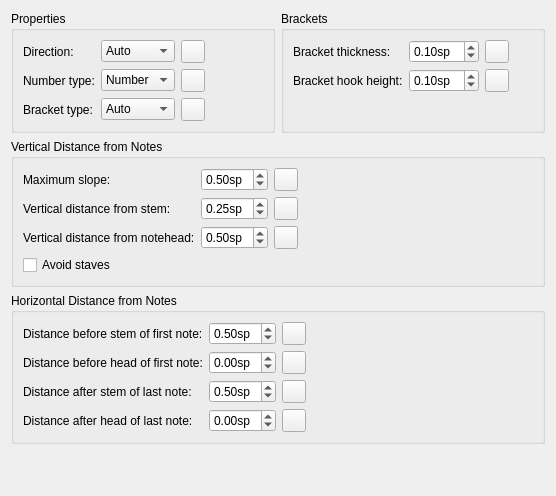
             <widget class="QWidget" name="scrollArea_tuplets_contents">
              <property name="geometry">
               <rect>
                <x>0</x>
                <y>0</y>
                <width>556</width>
                <height>496</height>
               </rect>
              </property>
              <layout class="QGridLayout" name="gridLayout_54">
               <item row="1" column="0" colspan="2">
                <widget class="QGroupBox" name="verticalDistance">
                 <property name="title">
                  <string>Vertical Distance from Notes</string>
                 </property>
                 <layout class="QGridLayout" name="gridLayout_20">
                  <item row="0" column="2">
                   <widget class="QToolButton" name="resetTupletMaxSlope">
                    <property name="sizePolicy">
                     <sizepolicy hsizetype="Fixed" vsizetype="Fixed">
                      <horstretch>0</horstretch>
                      <verstretch>0</verstretch>
                     </sizepolicy>
                    </property>
                    <property name="toolTip">
                     <string>Reset to default</string>
                    </property>
                    <property name="accessibleName">
                     <string>Reset 'Maximum slope' value</string>
                    </property>
                    <property name="text">
                     <string notr="true"/>
                    </property>
                   </widget>
                  </item>
                  <item row="0" column="0">
                   <widget class="QLabel" name="label_48">
                    <property name="text">
                     <string>Maximum slope:</string>
                    </property>
                    <property name="buddy">
                     <cstring>tupletMaxSlope</cstring>
                    </property>
                   </widget>
                  </item>
                  <item row="0" column="1">
                   <widget class="QDoubleSpinBox" name="tupletMaxSlope">
                    <property name="suffix">
                     <string extracomment="spatium unit">sp</string>
                    </property>
                    <property name="maximum">
                     <double>1.000000000000000</double>
                    </property>
                    <property name="singleStep">
                     <double>0.050000000000000</double>
                    </property>
                    <property name="value">
                     <double>0.500000000000000</double>
                    </property>
                   </widget>
                  </item>
                  <item row="1" column="0">
                   <widget class="QLabel" name="label_49">
                    <property name="text">
                     <string>Vertical distance from stem:</string>
                    </property>
                    <property name="buddy">
                     <cstring>tupletVStemDistance</cstring>
                    </property>
                   </widget>
                  </item>
                  <item row="1" column="2">
                   <widget class="QToolButton" name="resetTupletVStemDistance">
                    <property name="sizePolicy">
                     <sizepolicy hsizetype="Fixed" vsizetype="Fixed">
                      <horstretch>0</horstretch>
                      <verstretch>0</verstretch>
                     </sizepolicy>
                    </property>
                    <property name="toolTip">
                     <string>Reset to default</string>
                    </property>
                    <property name="accessibleName">
                     <string>Reset 'Vertical distance from stem' value</string>
                    </property>
                    <property name="text">
                     <string notr="true"/>
                    </property>
                   </widget>
                  </item>
                  <item row="2" column="1">
                   <widget class="QDoubleSpinBox" name="tupletVHeadDistance">
                    <property name="suffix">
                     <string>sp</string>
                    </property>
                    <property name="minimum">
                     <double>-5.000000000000000</double>
                    </property>
                    <property name="maximum">
                     <double>5.000000000000000</double>
                    </property>
                    <property name="singleStep">
                     <double>0.050000000000000</double>
                    </property>
                    <property name="value">
                     <double>0.500000000000000</double>
                    </property>
                   </widget>
                  </item>
                  <item row="2" column="2">
                   <widget class="QToolButton" name="resetTupletVHeadDistance">
                    <property name="sizePolicy">
                     <sizepolicy hsizetype="Fixed" vsizetype="Fixed">
                      <horstretch>0</horstretch>
                      <verstretch>0</verstretch>
                     </sizepolicy>
                    </property>
                    <property name="toolTip">
                     <string>Reset to default</string>
                    </property>
                    <property name="accessibleName">
                     <string>Reset 'Vertical distance from notehead' value</string>
                    </property>
                    <property name="text">
                     <string notr="true"/>
                    </property>
                   </widget>
                  </item>
                  <item row="2" column="0">
                   <widget class="QLabel" name="label_50">
                    <property name="text">
                     <string>Vertical distance from notehead:</string>
                    </property>
                    <property name="buddy">
                     <cstring>tupletVHeadDistance</cstring>
                    </property>
                   </widget>
                  </item>
                  <item row="1" column="1">
                   <widget class="QDoubleSpinBox" name="tupletVStemDistance">
                    <property name="suffix">
                     <string>sp</string>
                    </property>
                    <property name="minimum">
                     <double>-5.000000000000000</double>
                    </property>
                    <property name="maximum">
                     <double>5.000000000000000</double>
                    </property>
                    <property name="singleStep">
                     <double>0.050000000000000</double>
                    </property>
                    <property name="value">
                     <double>0.250000000000000</double>
                    </property>
                   </widget>
                  </item>
                  <item row="0" column="3">
                   <spacer name="horizontalSpacer_28">
                    <property name="orientation">
                     <enum>Qt::Horizontal</enum>
                    </property>
                    <property name="sizeHint" stdset="0">
                     <size>
                      <width>0</width>
                      <height>0</height>
                     </size>
                    </property>
                   </spacer>
                  </item>
                  <item row="3" column="0" colspan="3">
                   <widget class="QCheckBox" name="tupletOutOfStaff">
                    <property name="text">
                     <string>Avoid staves</string>
                    </property>
                   </widget>
                  </item>
                 </layout>
                </widget>
               </item>
               <item row="0" column="0">
                <widget class="QGroupBox" name="groupBox_tuplets_properties">
                 <property name="title">
                  <string>Properties</string>
                 </property>
                 <layout class="QGridLayout" name="gridLayout_19">
                  <item row="0" column="0">
                   <widget class="QLabel" name="label_114">
                    <property name="text">
                     <string>Direction:</string>
                    </property>
                    <property name="buddy">
                     <cstring>tupletDirection</cstring>
                    </property>
                   </widget>
                  </item>
                  <item row="1" column="2">
                   <widget class="QToolButton" name="resetTupletNumberType">
                    <property name="sizePolicy">
                     <sizepolicy hsizetype="Fixed" vsizetype="Fixed">
                      <horstretch>0</horstretch>
                      <verstretch>0</verstretch>
                     </sizepolicy>
                    </property>
                    <property name="toolTip">
                     <string>Reset to default</string>
                    </property>
                    <property name="accessibleName">
                     <string>Reset 'Number type' value</string>
                    </property>
                    <property name="text">
                     <string notr="true"/>
                    </property>
                   </widget>
                  </item>
                  <item row="0" column="2">
                   <widget class="QToolButton" name="resetTupletDirection">
                    <property name="sizePolicy">
                     <sizepolicy hsizetype="Fixed" vsizetype="Fixed">
                      <horstretch>0</horstretch>
                      <verstretch>0</verstretch>
                     </sizepolicy>
                    </property>
                    <property name="toolTip">
                     <string>Reset to default</string>
                    </property>
                    <property name="accessibleName">
                     <string>Reset 'Direction' value</string>
                    </property>
                    <property name="text">
                     <string notr="true"/>
                    </property>
                   </widget>
                  </item>
                  <item row="1" column="1">
                   <widget class="QComboBox" name="tupletNumberType">
                    <item>
                     <property name="text">
                      <string>Number</string>
                     </property>
                    </item>
                    <item>
                     <property name="text">
                      <string>Ratio</string>
                     </property>
                    </item>
                    <item>
                     <property name="text">
                      <string comment="no tuplet number">None</string>
                     </property>
                    </item>
                   </widget>
                  </item>
                  <item row="0" column="1">
                   <widget class="QComboBox" name="tupletDirection">
                    <item>
                     <property name="text">
                      <string>Auto</string>
                     </property>
                    </item>
                    <item>
                     <property name="text">
                      <string>Up</string>
                     </property>
                    </item>
                    <item>
                     <property name="text">
                      <string>Down</string>
                     </property>
                    </item>
                   </widget>
                  </item>
                  <item row="0" column="9">
                   <spacer name="horizontalSpacer_26">
                    <property name="orientation">
                     <enum>Qt::Horizontal</enum>
                    </property>
                    <property name="sizeHint" stdset="0">
                     <size>
                      <width>0</width>
                      <height>0</height>
                     </size>
                    </property>
                   </spacer>
                  </item>
                  <item row="1" column="0">
                   <widget class="QLabel" name="label_115">
                    <property name="text">
                     <string>Number type:</string>
                    </property>
                    <property name="buddy">
                     <cstring>tupletNumberType</cstring>
                    </property>
                   </widget>
                  </item>
                  <item row="2" column="2">
                   <widget class="QToolButton" name="resetTupletBracketType">
                    <property name="sizePolicy">
                     <sizepolicy hsizetype="Fixed" vsizetype="Fixed">
                      <horstretch>0</horstretch>
                      <verstretch>0</verstretch>
                     </sizepolicy>
                    </property>
                    <property name="toolTip">
                     <string>Reset to default</string>
                    </property>
                    <property name="accessibleName">
                     <string>Reset 'Bracket type' value</string>
                    </property>
                    <property name="text">
                     <string notr="true"/>
                    </property>
                   </widget>
                  </item>
                  <item row="2" column="0">
                   <widget class="QLabel" name="label_116">
                    <property name="text">
                     <string>Bracket type:</string>
                    </property>
                    <property name="buddy">
                     <cstring>tupletBracketType</cstring>
                    </property>
                   </widget>
                  </item>
                  <item row="2" column="1">
                   <widget class="QComboBox" name="tupletBracketType">
                    <item>
                     <property name="text">
                      <string>Auto</string>
                     </property>
                    </item>
                    <item>
                     <property name="text">
                      <string>Bracket</string>
                     </property>
                    </item>
                    <item>
                     <property name="text">
                      <string comment="no tuplet bracket">None</string>
                     </property>
                    </item>
                   </widget>
                  </item>
                 </layout>
                </widget>
               </item>
               <item row="0" column="1">
                <widget class="QGroupBox" name="groupBox_tuplets_brackets">
                 <property name="title">
                  <string>Brackets</string>
                 </property>
                 <layout class="QGridLayout" name="gridLayout_21">
                  <item row="0" column="0">
                   <widget class="QLabel" name="label_6">
                    <property name="text">
                     <string comment="Tuplet bracket">Bracket thickness:</string>
                    </property>
                    <property name="buddy">
                     <cstring>tupletBracketWidth</cstring>
                    </property>
                   </widget>
                  </item>
                  <item row="1" column="1">
                   <widget class="QDoubleSpinBox" name="tupletBracketHookHeight">
                    <property name="suffix">
                     <string>sp</string>
                    </property>
                    <property name="minimum">
                     <double>0.050000000000000</double>
                    </property>
                    <property name="maximum">
                     <double>10.000000000000000</double>
                    </property>
                    <property name="singleStep">
                     <double>0.050000000000000</double>
                    </property>
                    <property name="value">
                     <double>0.100000000000000</double>
                    </property>
                   </widget>
                  </item>
                  <item row="1" column="0">
                   <widget class="QLabel" name="label_187">
                    <property name="text">
                     <string comment="Tuplet bracket">Bracket hook height:</string>
                    </property>
                    <property name="buddy">
                     <cstring>tupletBracketHookHeight</cstring>
                    </property>
                   </widget>
                  </item>
                  <item row="0" column="2">
                   <widget class="QToolButton" name="resetTupletBracketWidth">
                    <property name="sizePolicy">
                     <sizepolicy hsizetype="Fixed" vsizetype="Fixed">
                      <horstretch>0</horstretch>
                      <verstretch>0</verstretch>
                     </sizepolicy>
                    </property>
                    <property name="toolTip">
                     <string>Reset to default</string>
                    </property>
                    <property name="accessibleName">
                     <string>Reset 'Bracket hook height' value</string>
                    </property>
                    <property name="text">
                     <string notr="true"/>
                    </property>
                   </widget>
                  </item>
                  <item row="0" column="1">
                   <widget class="QDoubleSpinBox" name="tupletBracketWidth">
                    <property name="suffix">
                     <string>sp</string>
                    </property>
                    <property name="minimum">
                     <double>0.050000000000000</double>
                    </property>
                    <property name="maximum">
                     <double>1.000000000000000</double>
                    </property>
                    <property name="singleStep">
                     <double>0.050000000000000</double>
                    </property>
                    <property name="value">
                     <double>0.100000000000000</double>
                    </property>
                   </widget>
                  </item>
                  <item row="1" column="2">
                   <widget class="QToolButton" name="resetTupletBracketHookHeight">
                    <property name="sizePolicy">
                     <sizepolicy hsizetype="Fixed" vsizetype="Fixed">
                      <horstretch>0</horstretch>
                      <verstretch>0</verstretch>
                     </sizepolicy>
                    </property>
                    <property name="toolTip">
                     <string>Reset to default</string>
                    </property>
                    <property name="accessibleName">
                     <string>Reset 'Bracket thickness' value</string>
                    </property>
                    <property name="text">
                     <string notr="true"/>
                    </property>
                   </widget>
                  </item>
                  <item row="0" column="3">
                   <spacer name="horizontalSpacer_55">
                    <property name="orientation">
                     <enum>Qt::Horizontal</enum>
                    </property>
                    <property name="sizeHint" stdset="0">
                     <size>
                      <width>0</width>
                      <height>0</height>
                     </size>
                    </property>
                   </spacer>
                  </item>
                  <item row="2" column="0">
                   <spacer name="verticalSpacer_35">
                    <property name="orientation">
                     <enum>Qt::Vertical</enum>
                    </property>
                    <property name="sizeHint" stdset="0">
                     <size>
                      <width>0</width>
                      <height>0</height>
                     </size>
                    </property>
                   </spacer>
                  </item>
                 </layout>
                </widget>
               </item>
               <item row="2" column="0" colspan="2">
                <widget class="QGroupBox" name="groupBox_tuplets_horizontalDist">
                 <property name="title">
                  <string>Horizontal Distance from Notes</string>
                 </property>
                 <layout class="QGridLayout" name="gridLayout_17">
                  <item row="1" column="1">
                   <widget class="QDoubleSpinBox" name="tupletNoteLeftDistance">
                    <property name="suffix">
                     <string>sp</string>
                    </property>
                    <property name="minimum">
                     <double>-5.000000000000000</double>
                    </property>
                    <property name="maximum">
                     <double>5.000000000000000</double>
                    </property>
                    <property name="singleStep">
                     <double>0.050000000000000</double>
                    </property>
                   </widget>
                  </item>
                  <item row="2" column="0">
                   <widget class="QLabel" name="label_56">
                    <property name="text">
                     <string>Distance after stem of last note:</string>
                    </property>
                    <property name="buddy">
                     <cstring>tupletStemRightDistance</cstring>
                    </property>
                   </widget>
                  </item>
                  <item row="0" column="1">
                   <widget class="QDoubleSpinBox" name="tupletStemLeftDistance">
                    <property name="suffix">
                     <string>sp</string>
                    </property>
                    <property name="minimum">
                     <double>-5.000000000000000</double>
                    </property>
                    <property name="maximum">
                     <double>5.000000000000000</double>
                    </property>
                    <property name="singleStep">
                     <double>0.050000000000000</double>
                    </property>
                    <property name="value">
                     <double>0.500000000000000</double>
                    </property>
                   </widget>
                  </item>
                  <item row="2" column="1">
                   <widget class="QDoubleSpinBox" name="tupletStemRightDistance">
                    <property name="suffix">
                     <string>sp</string>
                    </property>
                    <property name="minimum">
                     <double>-5.000000000000000</double>
                    </property>
                    <property name="maximum">
                     <double>5.000000000000000</double>
                    </property>
                    <property name="singleStep">
                     <double>0.050000000000000</double>
                    </property>
                    <property name="value">
                     <double>0.500000000000000</double>
                    </property>
                   </widget>
                  </item>
                  <item row="3" column="0">
                   <widget class="QLabel" name="label_58">
                    <property name="text">
                     <string>Distance after head of last note:</string>
                    </property>
                    <property name="buddy">
                     <cstring>tupletNoteRightDistance</cstring>
                    </property>
                   </widget>
                  </item>
                  <item row="3" column="2">
                   <widget class="QToolButton" name="resetTupletNoteRightDistance">
                    <property name="sizePolicy">
                     <sizepolicy hsizetype="Fixed" vsizetype="Fixed">
                      <horstretch>0</horstretch>
                      <verstretch>0</verstretch>
                     </sizepolicy>
                    </property>
                    <property name="toolTip">
                     <string>Reset to default</string>
                    </property>
                    <property name="accessibleName">
                     <string>Reset 'Distance after head of last note' value</string>
                    </property>
                    <property name="text">
                     <string notr="true"/>
                    </property>
                   </widget>
                  </item>
                  <item row="1" column="2">
                   <widget class="QToolButton" name="resetTupletNoteLeftDistance">
                    <property name="sizePolicy">
                     <sizepolicy hsizetype="Fixed" vsizetype="Fixed">
                      <horstretch>0</horstretch>
                      <verstretch>0</verstretch>
                     </sizepolicy>
                    </property>
                    <property name="toolTip">
                     <string>Reset to default</string>
                    </property>
                    <property name="accessibleName">
                     <string>Reset 'Distance before head of first note' value</string>
                    </property>
                    <property name="text">
                     <string notr="true"/>
                    </property>
                   </widget>
                  </item>
                  <item row="0" column="2">
                   <widget class="QToolButton" name="resetTupletStemLeftDistance">
                    <property name="sizePolicy">
                     <sizepolicy hsizetype="Fixed" vsizetype="Fixed">
                      <horstretch>0</horstretch>
                      <verstretch>0</verstretch>
                     </sizepolicy>
                    </property>
                    <property name="toolTip">
                     <string>Reset to default</string>
                    </property>
                    <property name="accessibleName">
                     <string>Reset 'Distance before stem of first note' value</string>
                    </property>
                    <property name="text">
                     <string notr="true"/>
                    </property>
                   </widget>
                  </item>
                  <item row="0" column="0">
                   <widget class="QLabel" name="label_51">
                    <property name="text">
                     <string>Distance before stem of first note:</string>
                    </property>
                    <property name="buddy">
                     <cstring>tupletStemLeftDistance</cstring>
                    </property>
                   </widget>
                  </item>
                  <item row="3" column="1">
                   <widget class="QDoubleSpinBox" name="tupletNoteRightDistance">
                    <property name="suffix">
                     <string>sp</string>
                    </property>
                    <property name="minimum">
                     <double>-5.000000000000000</double>
                    </property>
                    <property name="maximum">
                     <double>5.000000000000000</double>
                    </property>
                    <property name="singleStep">
                     <double>0.050000000000000</double>
                    </property>
                   </widget>
                  </item>
                  <item row="1" column="0">
                   <widget class="QLabel" name="label_55">
                    <property name="text">
                     <string>Distance before head of first note:</string>
                    </property>
                    <property name="buddy">
                     <cstring>tupletNoteLeftDistance</cstring>
                    </property>
                   </widget>
                  </item>
                  <item row="2" column="2">
                   <widget class="QToolButton" name="resetTupletStemRightDistance">
                    <property name="sizePolicy">
                     <sizepolicy hsizetype="Fixed" vsizetype="Fixed">
                      <horstretch>0</horstretch>
                      <verstretch>0</verstretch>
                     </sizepolicy>
                    </property>
                    <property name="toolTip">
                     <string>Reset to default</string>
                    </property>
                    <property name="accessibleName">
                     <string>Reset 'Distance after stem of last note' value</string>
                    </property>
                    <property name="text">
                     <string notr="true"/>
                    </property>
                   </widget>
                  </item>
                  <item row="0" column="3">
                   <spacer name="horizontalSpacer_27">
                    <property name="orientation">
                     <enum>Qt::Horizontal</enum>
                    </property>
                    <property name="sizeHint" stdset="0">
                     <size>
                      <width>0</width>
                      <height>0</height>
                     </size>
                    </property>
                   </spacer>
                  </item>
                 </layout>
                </widget>
               </item>
               <item row="3" column="0" colspan="2">
                <spacer name="verticalSpacer_3">
                 <property name="orientation">
                  <enum>Qt::Vertical</enum>
                 </property>
                 <property name="sizeHint" stdset="0">
                  <size>
                   <width>0</width>
                   <height>0</height>
                  </size>
                 </property>
                </spacer>
               </item>
              </layout>
             </widget>
